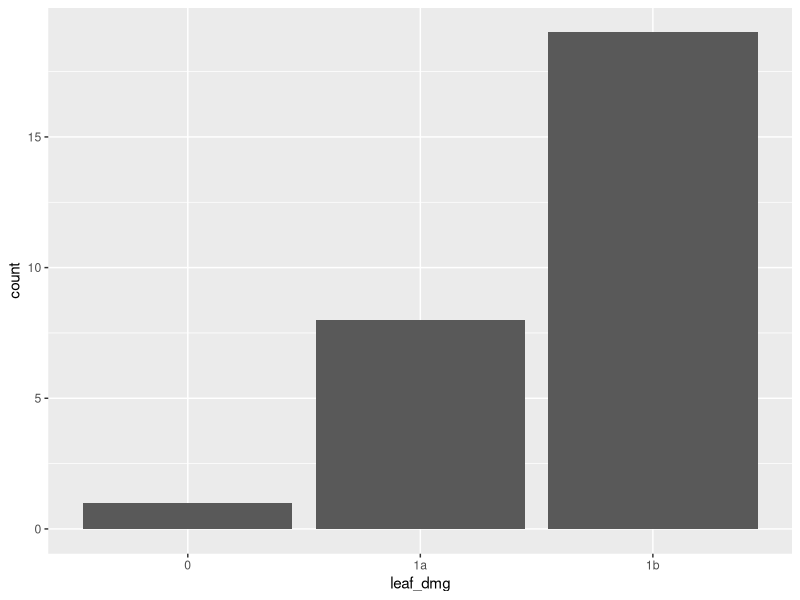
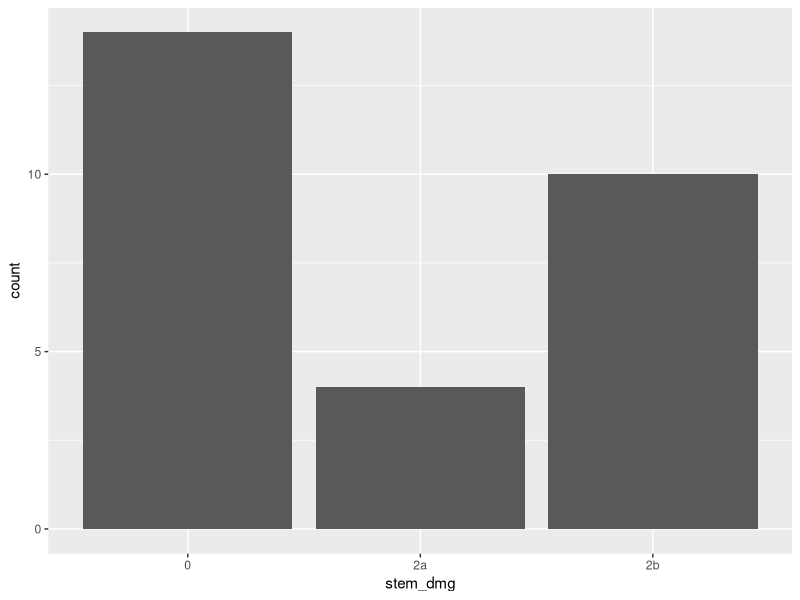
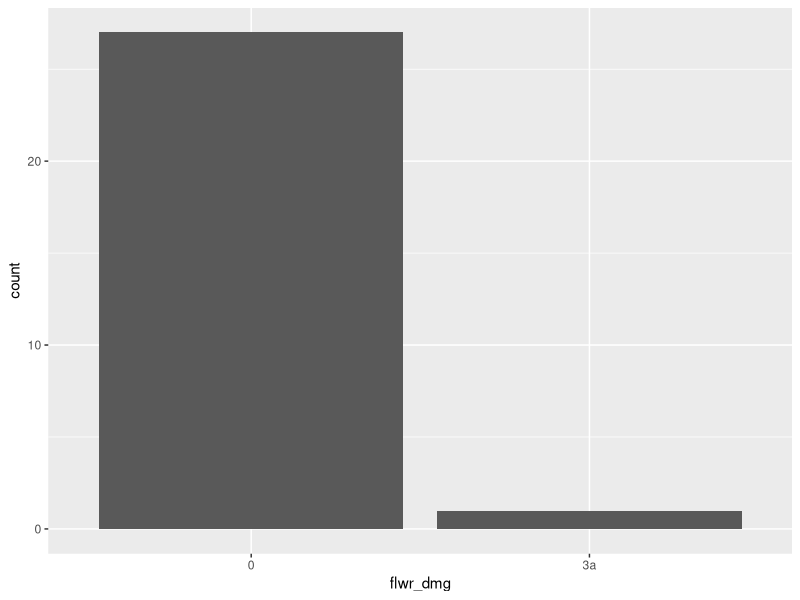
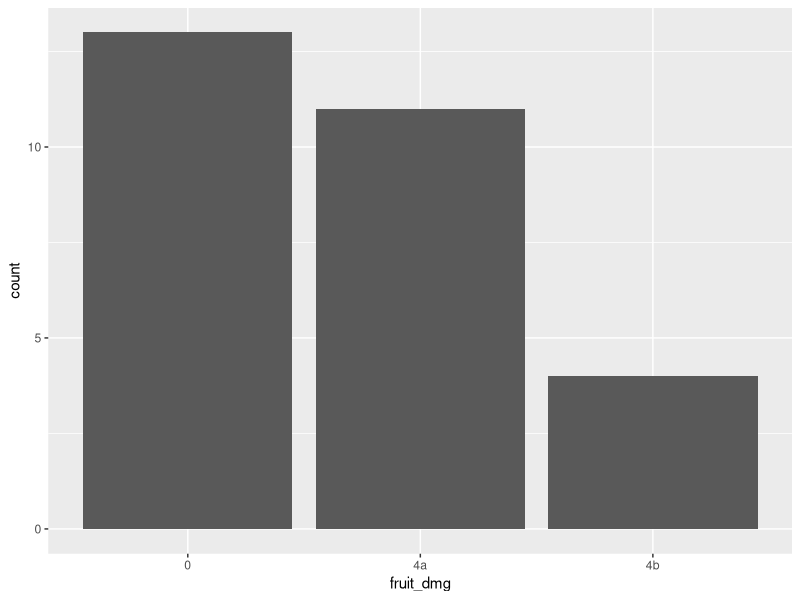
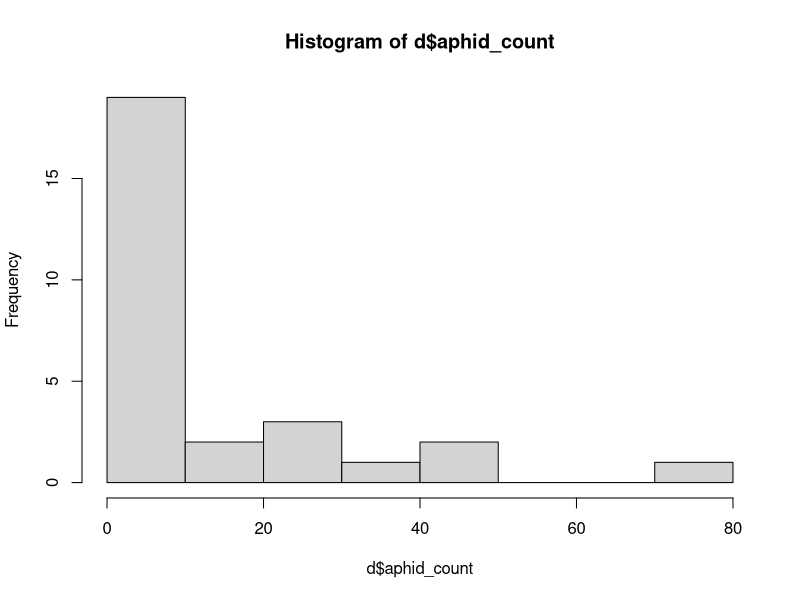
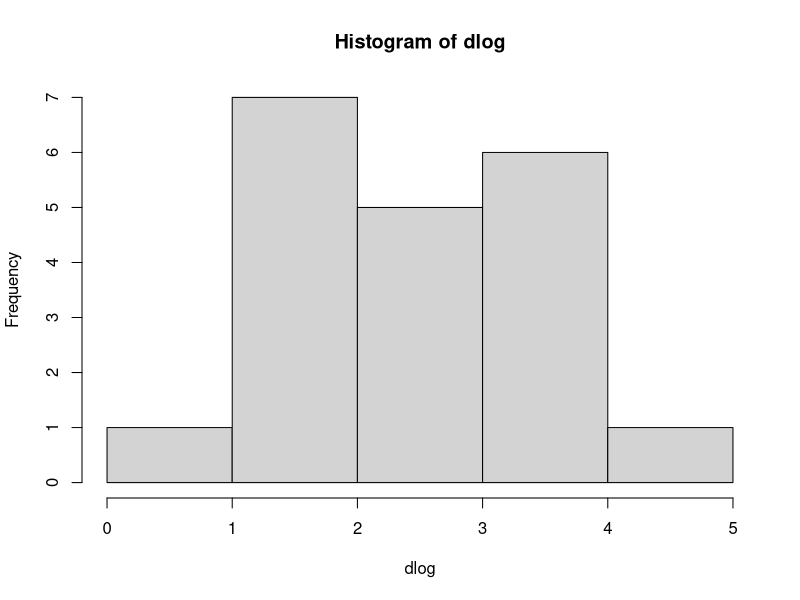
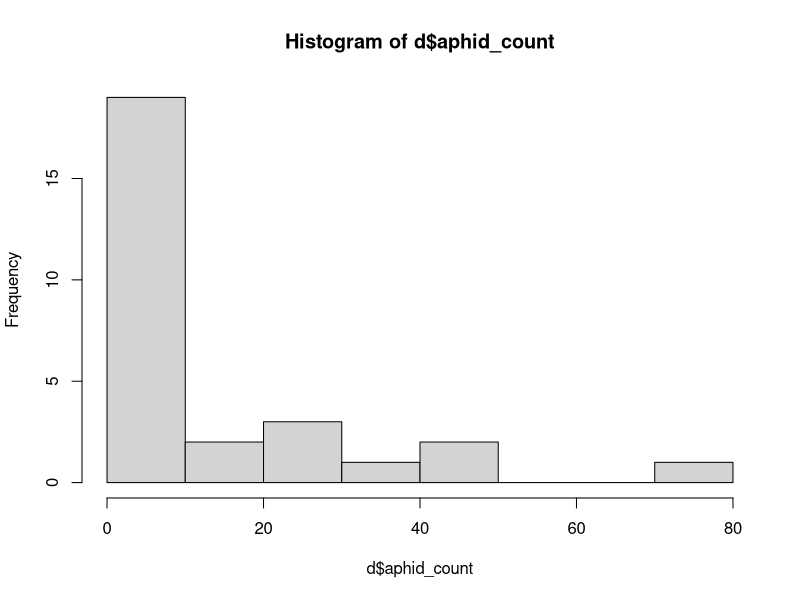
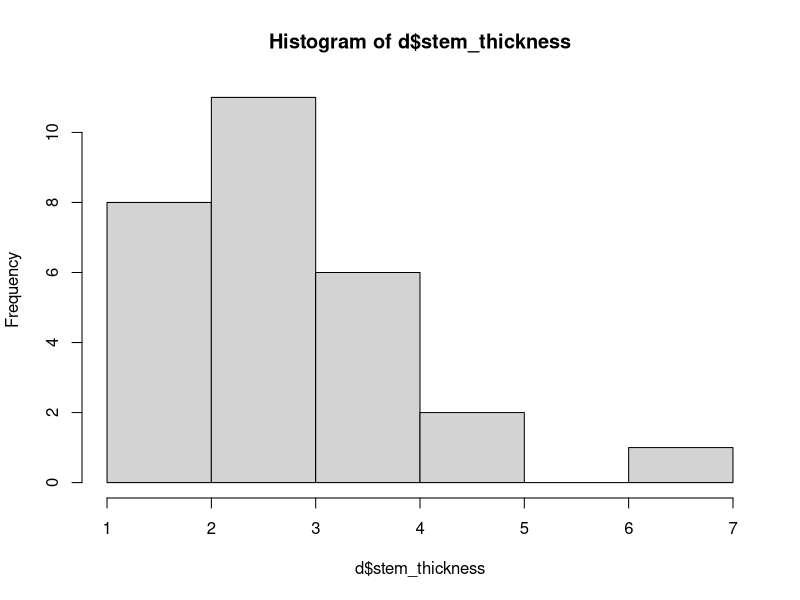

Write the R code that produced these figures, in order.
### Eda and Danielle - TM Aphid fieldwork data prep and LM

# Libraries ----
library(tidyverse)
library(dplyr)
library(lubridate)
library(ggplot2)

# Set working directory ----
setwd("~/GitHub/eda-aphid-project")

# Pull data & clean ----
d <- read.csv("TM_aphid_herbiv_data.csv")
d <- d[-c(29:61), ] #drops the 'NA' rows
d <- d[,-c(15)] #drops the last row

# Data visualization ----

# > looking at response variables ----

# question 1 - herbivory ~ aphid density
# categorical data
ggplot(d, aes(x = leaf_dmg)) +
  geom_bar()

ggplot(d, aes(x = stem_dmg)) +
  geom_bar()

ggplot(d, aes(x = flwr_dmg)) +
  geom_bar()

ggplot(d, aes(x = fruit_dmg)) +
  geom_bar()

#it would be interesting to see these ^ combined, for example, do the individuals that have one type of herbivory have the other, etc

# how do we plan to analyze this? we could try to combine, truncate, etc the above, or we could select one type of herbivory. 

#could combine all into one "herbivore pressure" function, which may assign 'points' to each type of herbivory. a = 1 point, b = 2. Add up all the values from leaves, stem, fruit, flowers, and have one continuous "herbivore pressure" variable. we may also want to reformat the data to be easier to work with.

# question 2 - aphid count ~ plant size
hist(x = d$aphid_count)
dlog <- log(d$aphid_count)
hist(dlog) #more even spread

# > looking at fixed effects ----

#question 1 fixed effect is the same as the response variable for q2 above
hist(x = d$aphid_count)


#question 2
hist(x = d$stem_thickness)
hist(x = d$height)

# Linear models ----

#Question 1: herbivory ~ aphid density

#Question 2: aphid density ~ plant size